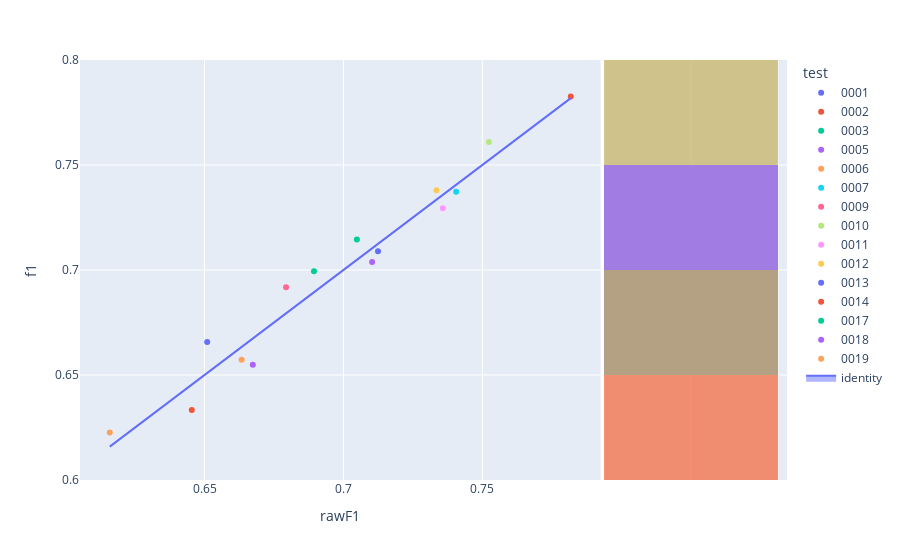

Notebook code cell kept with this figure:
### Code cell
fig=px.scatter(experimentModels_N2,x='rawF1',y='f1',color='test',hover_name='modelId', marginal_y="histogram")
fig.add_trace(
    go.Scatter(x=experimentModels_N2['rawF1'], y=experimentModels_N2['rawF1'], name="identity", mode='lines',fill="toself")
)
fig.show()

### Figure 1 — Plotly figure (JSON) as saved in the notebook; plotly's stock layout.template omitted (floating-point values rounded to 4 significant figures)
{"data": [{"hovertemplate": "<b>%{hovertext}</b><br><br>test=0001<br>rawF1=%{x}<br>f1=%{y}<extra></extra>", "hovertext": ["bf748cb3-0db0-4e08-b725-3f4b82679017"], "legendgroup": "0001", "marker": {"color": "#636efa", "symbol": "circle"}, "mode": "markers", "name": "0001", "orientation": "v", "showlegend": true, "type": "scatter", "x": [0.651], "xaxis": "x", "y": [0.6657], "yaxis": "y"}, {"alignmentgroup": "True", "bingroup": "y", "hovertemplate": "test=0001<br>f1=%{y}<br>count=%{x}<extra></extra>", "legendgroup": "0001", "marker": {"color": "#636efa"}, "name": "0001", "offsetgroup": "0001", "opacity": 0.5, "showlegend": false, "type": "histogram", "xaxis": "x2", "y": [0.6657], "yaxis": "y2"}, {"hovertemplate": "<b>%{hovertext}</b><br><br>test=0002<br>rawF1=%{x}<br>f1=%{y}<extra></extra>", "hovertext": ["57897053-2189-42d0-8c44-90c32b067094"], "legendgroup": "0002", "marker": {"color": "#EF553B", "symbol": "circle"}, "mode": "markers", "name": "0002", "orientation": "v", "showlegend": true, "type": "scatter", "x": [0.7818], "xaxis": "x", "y": [0.7827], "yaxis": "y"}, {"alignmentgroup": "True", "bingroup": "y", "hovertemplate": "test=0002<br>f1=%{y}<br>count=%{x}<extra></extra>", "legendgroup": "0002", "marker": {"color": "#EF553B"}, "name": "0002", "offsetgroup": "0002", "opacity": 0.5, "showlegend": false, "type": "histogram", "xaxis": "x2", "y": [0.7827], "yaxis": "y2"}, {"hovertemplate": "<b>%{hovertext}</b><br><br>test=0003<br>rawF1=%{x}<br>f1=%{y}<extra></extra>", "hovertext": ["d9715543-4141-4773-83d3-da2830e98685"], "legendgroup": "0003", "marker": {"color": "#00cc96", "symbol": "circle"}, "mode": "markers", "name": "0003", "orientation": "v", "showlegend": true, "type": "scatter", "x": [0.7048], "xaxis": "x", "y": [0.7146], "yaxis": "y"}, {"alignmentgroup": "True", "bingroup": "y", "hovertemplate": "test=0003<br>f1=%{y}<br>count=%{x}<extra></extra>", "legendgroup": "0003", "marker": {"color": "#00cc96"}, "name": "0003", "offsetgroup": "0003", "opacity": 0.5, "showlegend": false, "type": "histogram", "xaxis": "x2", "y": [0.7146], "yaxis": "y2"}, {"hovertemplate": "<b>%{hovertext}</b><br><br>test=0005<br>rawF1=%{x}<br>f1=%{y}<extra></extra>", "hovertext": ["dadf35ae-1f3a-43da-8303-5fff33a435c4"], "legendgroup": "0005", "marker": {"color": "#ab63fa", "symbol": "circle"}, "mode": "markers", "name": "0005", "orientation": "v", "showlegend": true, "type": "scatter", "x": [0.6674], "xaxis": "x", "y": [0.6549], "yaxis": "y"}, {"alignmentgroup": "True", "bingroup": "y", "hovertemplate": "test=0005<br>f1=%{y}<br>count=%{x}<extra></extra>", "legendgroup": "0005", "marker": {"color": "#ab63fa"}, "name": "0005", "offsetgroup": "0005", "opacity": 0.5, "showlegend": false, "type": "histogram", "xaxis": "x2", "y": [0.6549], "yaxis": "y2"}, {"hovertemplate": "<b>%{hovertext}</b><br><br>test=0006<br>rawF1=%{x}<br>f1=%{y}<extra></extra>", "hovertext": ["255a0333-5bc4-45dc-aee7-89f4718866a7"], "legendgroup": "0006", "marker": {"color": "#FFA15A", "symbol": "circle"}, "mode": "markers", "name": "0006", "orientation": "v", "showlegend": true, "type": "scatter", "x": [0.6159], "xaxis": "x", "y": [0.6227], "yaxis": "y"}, {"alignmentgroup": "True", "bingroup": "y", "hovertemplate": "test=0006<br>f1=%{y}<br>count=%{x}<extra></extra>", "legendgroup": "0006", "marker": {"color": "#FFA15A"}, "name": "0006", "offsetgroup": "0006", "opacity": 0.5, "showlegend": false, "type": "histogram", "xaxis": "x2", "y": [0.6227], "yaxis": "y2"}, {"hovertemplate": "<b>%{hovertext}</b><br><br>test=0007<br>rawF1=%{x}<br>f1=%{y}<extra></extra>", "hovertext": ["a636bcf2-756a-4080-bb6e-a1f4cd400f46"], "legendgroup": "0007", "marker": {"color": "#19d3f3", "symbol": "circle"}, "mode": "markers", "name": "0007", "orientation": "v", "showlegend": true, "type": "scatter", "x": [0.7406], "xaxis": "x", "y": [0.7372], "yaxis": "y"}, {"alignmentgroup": "True", "bingroup": "y", "hovertemplate": "test=0007<br>f1=%{y}<br>count=%{x}<extra></extra>", "legendgroup": "0007", "marker": {"color": "#19d3f3"}, "name": "0007", "offsetgroup": "0007", "opacity": 0.5, "showlegend": false, "type": "histogram", "xaxis": "x2", "y": [0.7372], "yaxis": "y2"}, {"hovertemplate": "<b>%{hovertext}</b><br><br>test=0009<br>rawF1=%{x}<br>f1=%{y}<extra></extra>", "hovertext": ["5a2de0ee-a55e-4039-aef4-ee73020fbd45"], "legendgroup": "0009", "marker": {"color": "#FF6692", "symbol": "circle"}, "mode": "markers", "name": "0009", "orientation": "v", "showlegend": true, "type": "scatter", "x": [0.6794], "xaxis": "x", "y": [0.6918], "yaxis": "y"}, {"alignmentgroup": "True", "bingroup": "y", "hovertemplate": "test=0009<br>f1=%{y}<br>count=%{x}<extra></extra>", "legendgroup": "0009", "marker": {"color": "#FF6692"}, "name": "0009", "offsetgroup": "0009", "opacity": 0.5, "showlegend": false, "type": "histogram", "xaxis": "x2", "y": [0.6918], "yaxis": "y2"}, {"hovertemplate": "<b>%{hovertext}</b><br><br>test=0010<br>rawF1=%{x}<br>f1=%{y}<extra></extra>", "hovertext": ["68afbb00-3c69-45a0-96fb-c8bb1f3682c7"], "legendgroup": "0010", "marker": {"color": "#B6E880", "symbol": "circle"}, "mode": "markers", "name": "0010", "orientation": "v", "showlegend": true, "type": "scatter", "x": [0.7524], "xaxis": "x", "y": [0.761], "yaxis": "y"}, {"alignmentgroup": "True", "bingroup": "y", "hovertemplate": "test=0010<br>f1=%{y}<br>count=%{x}<extra></extra>", "legendgroup": "0010", "marker": {"color": "#B6E880"}, "name": "0010", "offsetgroup": "0010", "opacity": 0.5, "showlegend": false, "type": "histogram", "xaxis": "x2", "y": [0.761], "yaxis": "y2"}, {"hovertemplate": "<b>%{hovertext}</b><br><br>test=0011<br>rawF1=%{x}<br>f1=%{y}<extra></extra>", "hovertext": ["97cd3944-413e-48a8-a112-61ad4a62d585"], "legendgroup": "0011", "marker": {"color": "#FF97FF", "symbol": "circle"}, "mode": "markers", "name": "0011", "orientation": "v", "showlegend": true, "type": "scatter", "x": [0.7358], "xaxis": "x", "y": [0.7294], "yaxis": "y"}, {"alignmentgroup": "True", "bingroup": "y", "hovertemplate": "test=0011<br>f1=%{y}<br>count=%{x}<extra></extra>", "legendgroup": "0011", "marker": {"color": "#FF97FF"}, "name": "0011", "offsetgroup": "0011", "opacity": 0.5, "showlegend": false, "type": "histogram", "xaxis": "x2", "y": [0.7294], "yaxis": "y2"}, {"hovertemplate": "<b>%{hovertext}</b><br><br>test=0012<br>rawF1=%{x}<br>f1=%{y}<extra></extra>", "hovertext": ["b38c4b53-8f69-4715-8715-2e45fa1bf3c3"], "legendgroup": "0012", "marker": {"color": "#FECB52", "symbol": "circle"}, "mode": "markers", "name": "0012", "orientation": "v", "showlegend": true, "type": "scatter", "x": [0.7335], "xaxis": "x", "y": [0.7379], "yaxis": "y"}, {"alignmentgroup": "True", "bingroup": "y", "hovertemplate": "test=0012<br>f1=%{y}<br>count=%{x}<extra></extra>", "legendgroup": "0012", "marker": {"color": "#FECB52"}, "name": "0012", "offsetgroup": "0012", "opacity": 0.5, "showlegend": false, "type": "histogram", "xaxis": "x2", "y": [0.7379], "yaxis": "y2"}, {"hovertemplate": "<b>%{hovertext}</b><br><br>test=0013<br>rawF1=%{x}<br>f1=%{y}<extra></extra>", "hovertext": ["b7970d34-50d5-4c03-ae58-a9eac2936305"], "legendgroup": "0013", "marker": {"color": "#636efa", "symbol": "circle"}, "mode": "markers", "name": "0013", "orientation": "v", "showlegend": true, "type": "scatter", "x": [0.7124], "xaxis": "x", "y": [0.709], "yaxis": "y"}, {"alignmentgroup": "True", "bingroup": "y", "hovertemplate": "test=0013<br>f1=%{y}<br>count=%{x}<extra></extra>", "legendgroup": "0013", "marker": {"color": "#636efa"}, "name": "0013", "offsetgroup": "0013", "opacity": 0.5, "showlegend": false, "type": "histogram", "xaxis": "x2", "y": [0.709], "yaxis": "y2"}, {"hovertemplate": "<b>%{hovertext}</b><br><br>test=0014<br>rawF1=%{x}<br>f1=%{y}<extra></extra>", "hovertext": ["24ae87c7-0321-4379-be41-54e39eebff8f"], "legendgroup": "0014", "marker": {"color": "#EF553B", "symbol": "circle"}, "mode": "markers", "name": "0014", "orientation": "v", "showlegend": true, "type": "scatter", "x": [0.6454], "xaxis": "x", "y": [0.6333], "yaxis": "y"}, {"alignmentgroup": "True", "bingroup": "y", "hovertemplate": "test=0014<br>f1=%{y}<br>count=%{x}<extra></extra>", "legendgroup": "0014", "marker": {"color": "#EF553B"}, "name": "0014", "offsetgroup": "0014", "opacity": 0.5, "showlegend": false, "type": "histogram", "xaxis": "x2", "y": [0.6333], "yaxis": "y2"}, {"hovertemplate": "<b>%{hovertext}</b><br><br>test=0017<br>rawF1=%{x}<br>f1=%{y}<extra></extra>", "hovertext": ["549b83e9-f9d6-40a9-8a7a-0d4ca9756e77"], "legendgroup": "0017", "marker": {"color": "#00cc96", "symbol": "circle"}, "mode": "markers", "name": "0017", "orientation": "v", "showlegend": true, "type": "scatter", "x": [0.6894], "xaxis": "x", "y": [0.6994], "yaxis": "y"}, {"alignmentgroup": "True", "bingroup": "y", "hovertemplate": "test=0017<br>f1=%{y}<br>count=%{x}<extra></extra>", "legendgroup": "0017", "marker": {"color": "#00cc96"}, "name": "0017", "offsetgroup": "0017", "opacity": 0.5, "showlegend": false, "type": "histogram", "xaxis": "x2", "y": [0.6994], "yaxis": "y2"}, {"hovertemplate": "<b>%{hovertext}</b><br><br>test=0018<br>rawF1=%{x}<br>f1=%{y}<extra></extra>", "hovertext": ["af4945ef-f9e1-4139-8276-6a1afa9a84bd"], "legendgroup": "0018", "marker": {"color": "#ab63fa", "symbol": "circle"}, "mode": "markers", "name": "0018", "orientation": "v", "showlegend": true, "type": "scatter", "x": [0.7103], "xaxis": "x", "y": [0.7038], "yaxis": "y"}, {"alignmentgroup": "True", "bingroup": "y", "hovertemplate": "test=0018<br>f1=%{y}<br>count=%{x}<extra></extra>", "legendgroup": "0018", "marker": {"color": "#ab63fa"}, "name": "0018", "offsetgroup": "0018", "opacity": 0.5, "showlegend": false, "type": "histogram", "xaxis": "x2", "y": [0.7038], "yaxis": "y2"}, {"hovertemplate": "<b>%{hovertext}</b><br><br>test=0019<br>rawF1=%{x}<br>f1=%{y}<extra></extra>", "hovertext": ["877ff07d-f2c9-476a-b02b-31ee609f9141"], "legendgroup": "0019", "marker": {"color": "#FFA15A", "symbol": "circle"}, "mode": "markers", "name": "0019", "orientation": "v", "showlegend": true, "type": "scatter", "x": [0.6634], "xaxis": "x", "y": [0.6572], "yaxis": "y"}, {"alignmentgroup": "True", "bingroup": "y", "hovertemplate": "test=0019<br>f1=%{y}<br>count=%{x}<extra></extra>", "legendgroup": "0019", "marker": {"color": "#FFA15A"}, "name": "0019", "offsetgroup": "0019", "opacity": 0.5, "showlegend": false, "type": "histogram", "xaxis": "x2", "y": [0.6572], "yaxis": "y2"}, {"fill": "toself", "mode": "lines", "name": "identity", "type": "scatter", "x": [0.651, 0.7818, 0.7048, 0.6674, 0.6159, 0.7406, 0.6794, 0.7524, 0.7358, 0.7335, 0.7124, 0.6454, 0.6894, 0.7103, 0.6634], "y": [0.651, 0.7818, 0.7048, 0.6674, 0.6159, 0.7406, 0.6794, 0.7524, 0.7358, 0.7335, 0.7124, 0.6454, 0.6894, 0.7103, 0.6634]}], "layout": {"barmode": "overlay", "legend": {"title": {"text": "test"}, "tracegroupgap": 0}, "margin": {"t": 60}, "xaxis": {"anchor": "y", "domain": [0, 0.7363], "title": {"text": "rawF1"}}, "xaxis2": {"anchor": "y2", "domain": [0.7413, 1], "matches": "x2", "showgrid": true, "showline": false, "showticklabels": false, "ticks": ""}, "yaxis": {"anchor": "x", "domain": [0, 1], "title": {"text": "f1"}}, "yaxis2": {"anchor": "x2", "domain": [0, 1], "matches": "y", "showgrid": true, "showticklabels": false}}}
